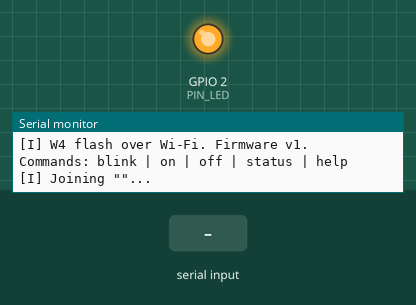
Bench run of a program on a simulated ESP32. On the bench: output pins drawn as LEDs (lit = HIGH), the last lines printed to the serial monitor. The inputs (shaded band) are chosen by the test bench. WiFi joins after 1.5 s; servers stay silent unless stated; not simulated (calls return 0 or success): secrets.example.h.

Above: at 1.7 s.
1.8 s: "on\n" received over Serial
At 2.7 s:
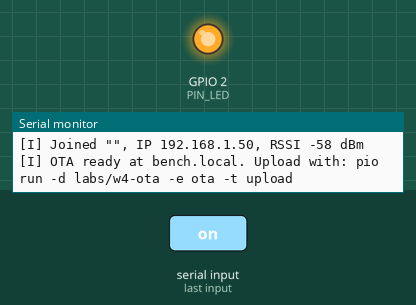
3.5 s: "blink\n" received over Serial
At 4.8 s:
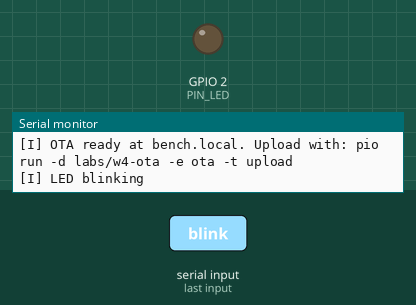
5.5 s: "off\n" received over Serial
Timing chart, 0 to 8.5 s (numbered marks = the images above; inputs shaded):
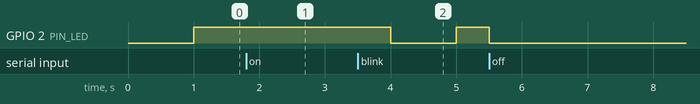

Measured:
- after the input at 1.8 s, GPIO 2 (PIN_LED): stays HIGH (without the input it goes to LOW after 0.20 s)
- after the input at 3.5 s, GPIO 2 (PIN_LED): HIGH → LOW after 0.50 s, → HIGH 1.0 s later

The program:

main.cpp
```cpp
#include <Arduino.h>
#include <WiFi.h>
#include <ArduinoOTA.h>

// Your Wi-Fi name, password and OTA password live in include/secrets.h, which is never shared.
// Until you create it, the placeholder file is used so the project still builds.
#if __has_include("secrets.h")
  #include "secrets.h"
#else
  #include "secrets.example.h"
#endif

const int PIN_LED = 2;                    // on-board blue LED
const char *HOSTNAME = "bench";           // OTA shows up as bench.local
const uint32_t BLINK_MS = 1000;           // change this, upload over Wi-Fi, watch the LED change
const char *FW_VERSION = "v1";            // bump this too, so the monitor tells you which build runs

bool blinking = true;
bool otaBusy = false;                     // true while a new firmware is arriving
bool otaStarted = false;
bool wasConnected = false;

bool credentialsAreReal() {
  return strcmp(WIFI_SSID, "your-2.4GHz-network") != 0;
}

bool otaPasswordIsReal() {
  return strcmp(OTA_PASSWORD, "change-me") != 0;
}

void setupOta() {
  ArduinoOTA.setHostname(HOSTNAME);       // also announces HOSTNAME.local via mDNS
  ArduinoOTA.setPassword(OTA_PASSWORD);   // the uploader must send the same password

  ArduinoOTA.onStart([]() {
    otaBusy = true;
    digitalWrite(PIN_LED, LOW);
    Serial.println("[I] OTA: new firmware incoming. Do not unplug.");
  });
  ArduinoOTA.onProgress([](unsigned int done, unsigned int total) {
    static unsigned int lastTen = 99;
    unsigned int ten = (done * 10) / total;     // 0..10, one step per 10 percent
    if (ten != lastTen) {
      lastTen = ten;
      Serial.printf("[I] OTA: %u%%\n", ten * 10);
    }
  });
  ArduinoOTA.onEnd([]() {
    Serial.println("[I] OTA: done. Restarting into the new firmware.");
  });
  ArduinoOTA.onError([](ota_error_t error) {
    otaBusy = false;
    const char *why = "unknown";
    if (error == OTA_AUTH_ERROR) why = "wrong password";
    else if (error == OTA_BEGIN_ERROR) why = "begin failed";
    else if (error == OTA_CONNECT_ERROR) why = "connect failed";
    else if (error == OTA_RECEIVE_ERROR) why = "receive failed";
    else if (error == OTA_END_ERROR) why = "end failed";
    Serial.printf("[E] OTA error: %s\n", why);
  });
  ArduinoOTA.begin();
}

void printStatus() {
  Serial.printf("[I] firmware %s, blink %lu ms (%s)\n", FW_VERSION, BLINK_MS, blinking ? "blinking" : "LED held");
  if (WiFi.status() == WL_CONNECTED) {
    Serial.printf("    %s.local  IP %s  RSSI %d dBm\n", HOSTNAME, WiFi.localIP().toString().c_str(), (int)WiFi.RSSI());
  } else {
    Serial.println("    Wi-Fi: not connected");
  }
}

void printHelp() {
  Serial.println("Commands: blink | on | off | status | help");
}

void runCommand(String cmd) {
  cmd.trim();
  cmd.toLowerCase();
  if (cmd == "blink") { blinking = true; Serial.println("[I] LED blinking"); }
  else if (cmd == "on") { blinking = false; digitalWrite(PIN_LED, HIGH); Serial.println("[I] LED on"); }
  else if (cmd == "off") { blinking = false; digitalWrite(PIN_LED, LOW); Serial.println("[I] LED off"); }
  else if (cmd == "status") printStatus();
  else printHelp();
}

void readSerial() {
  static String line;
  while (Serial.available()) {
    char c = Serial.read();
    if (c == '\n' || c == '\r') {
      if (line.length()) runCommand(line);
      line = "";
    } else {
      line += c;
    }
  }
}

// Start OTA the first time we are online.
void watchWifi() {
  bool up = WiFi.status() == WL_CONNECTED;
  if (up && !wasConnected) {
    Serial.printf("[I] Joined \"%s\", IP %s, RSSI %d dBm\n", WIFI_SSID, WiFi.localIP().toString().c_str(), (int)WiFi.RSSI());
    if (!otaStarted && otaPasswordIsReal()) {
      setupOta();
      otaStarted = true;
      Serial.printf("[I] OTA ready at %s.local. Upload with: pio run -d labs/w4-ota -e ota -t upload\n", HOSTNAME);
    } else if (!otaPasswordIsReal()) {
      Serial.println("[W] OTA_PASSWORD is still \"change-me\". OTA stays off until you set your own in secrets.h.");
    }
  } else if (!up && wasConnected) {
    Serial.println("[W] Lost Wi-Fi. The core keeps trying to reconnect.");
  }
  wasConnected = up;
}

void setup() {
  Serial.begin(115200);
  pinMode(PIN_LED, OUTPUT);
  delay(500);
  Serial.printf("[I] W4 flash over Wi-Fi. Firmware %s.\n", FW_VERSION);
  printHelp();
  if (!credentialsAreReal()) {
    Serial.println("[W] secrets.h is missing or still has the placeholder name.");
    Serial.println("    Copy include/secrets.example.h to include/secrets.h, fill it in, upload over USB once.");
    return;
  }
  WiFi.mode(WIFI_STA);
  WiFi.begin(WIFI_SSID, WIFI_PASS);
  Serial.printf("[I] Joining \"%s\"...\n", WIFI_SSID);
}

void loop() {
  uint32_t now = millis();
  readSerial();
  if (!credentialsAreReal()) return;
  watchWifi();
  if (otaStarted) ArduinoOTA.handle();       // listens for an upload; must run often
  if (blinking && !otaBusy) digitalWrite(PIN_LED, (now / BLINK_MS) % 2);
}
```

secrets.example.h
```cpp
// Copy this file to secrets.h (same folder) and put your real values in.
// secrets.h is gitignored, so your passwords never leave this PC.
#pragma once

#define WIFI_SSID "your-2.4GHz-network"   // the ESP32 cannot see 5 GHz networks
#define WIFI_PASS "your-password"
#define OTA_PASSWORD "change-me"          // anyone who knows it can replace your firmware
```
